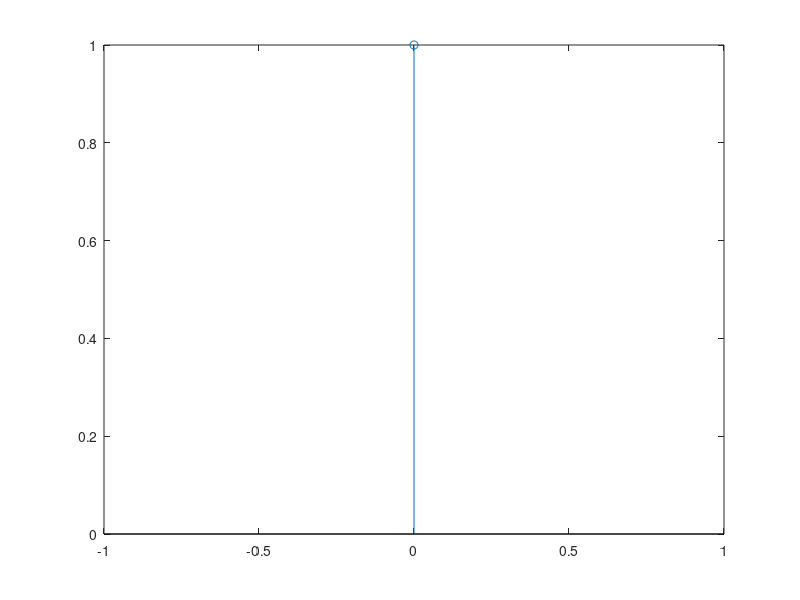

MATLAB code for this plot:
x=input('x[n]');
y=input('y[n]');
[h,r]=deconv(y,x);
disp(h);
disp(r);

N=length(h);
n=0:N-1;
stem(n,h);


yv=conv(x,h)+r;
disp(yv);